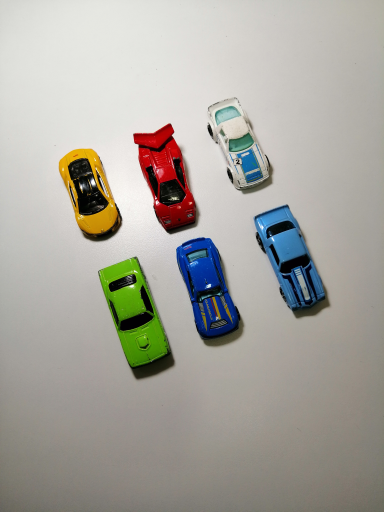
%> input picture IF69D_Slides_10_arquivos/hotwheels09m.png, 384 x 512 px
$ octave color_18.m   (GNU Octave 9; MATLAB toolbox functions it lacks are replaced by stand-ins)
%> lines starting %> are read from the running program, lines starting %| are printed output that depends on the picture; in (x1, y1, x2, y2) boxes, pixels count from 0 and x2, y2 are one past the last pixel; in counts of white or black regions, pixels touching at a corner belong together; the program's own positions count from 1
% color_18 [script]
% Segmentação por limiarização utilizando diferentes limiares para os canais de cores
% ao comparar a cor de referência com as cores de todos os pixels da imagem.
% Faz com dois color spaces: 1) HSV, 2) L*a*b*. O resultado com L*a*b* é melhor.

clc, clear, close all

rgb = imread('hotwheels09m.png');
%> rgb is the input picture: size 512x384x3 uint8; mean R, G, B 168.1, 165.6, 158.3
figure, imshow(rgb), title('Imagem de entrada')

% Color space 1) HSV, vamos usar apenas a cromaticidade (V é o componente acromático)
hsv = rgb2hsv(rgb);
%> hsv: size 512x384x3 double; mean H, S, V 0.159, 0.134, 0.68
h = hsv(:,:,1); s = hsv(:,:,2);
%> after `h = hsv(:,:,1)`:
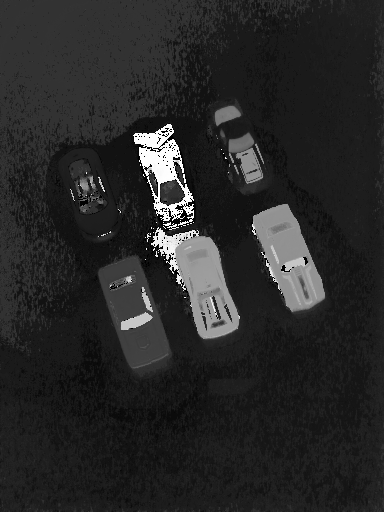
%> h: size 512x384 double; min 0, max 0.999, mean 0.159
%> after `s = hsv(:,:,2)`:
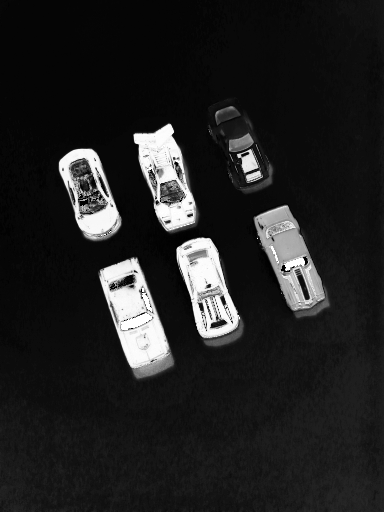
%> s: size 512x384 double; min 0, max 1, mean 0.134
% % É possível inspecionar os valores de H e S da região do color_17.m
% hsv_crop = hsv(155:169,155:169,:);
% h_crop = hsv_crop(:,:,1);
% s_crop = hsv_crop(:,:,2);
% Limiares para H e S
hL = (h > 0.96) | (h < 0.04); % Hue do vermelho
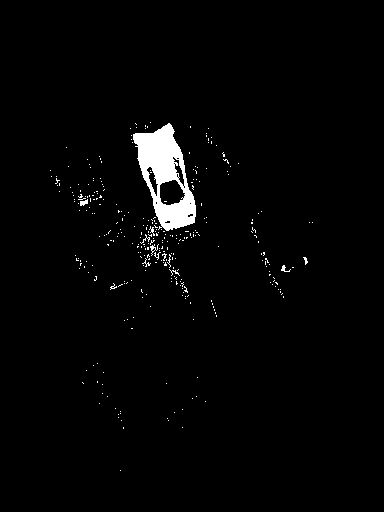
%> hL: size 512x384 logical; 2.1% white; 315 white regions (306 under 20 px), largest, box (x1, y1, x2, y2) and area: (133, 123, 196, 231) 3320, (80, 199, 88, 206) 36, (150, 244, 159, 256) 35
sL = (s > 0.7);               % Saturação alta
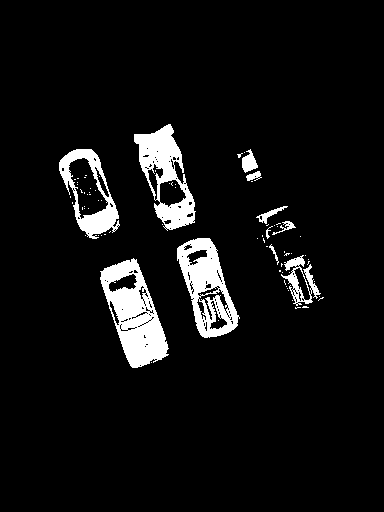
%> sL: size 512x384 logical; 6.7% white; 78 white regions (67 under 20 px), largest, box (x1, y1, x2, y2) and area: (100, 258, 169, 368) 3874, (177, 238, 240, 338) 3023, (134, 124, 196, 231) 2827
Rhs = hL & sL;
%> Rhs: size 512x384 logical; 1.4% white; 12 white regions (11 under 20 px), largest, box (x1, y1, x2, y2) and area: (134, 124, 196, 231) 2792
% Mostra em uma tiledlayout
figure, t = tiledlayout(1,3); t.TileSpacing = 'tight';
nexttile, imshow(hL), title('i1: Limiarização de H')
nexttile, imshow(sL), title('i2: Limiarização de S')
nexttile, imshow(Rhs); title('Segmentação (i1 & i2)')

% Color space 2) L*a*b*, vamos usar apenas a cromaticidade (L* é o componente acromático)
lab = rgb2lab(rgb);
%> lab: size 512x384x3 double; mean of channels 1, 2, 3 67.8, 0.3, 4.2
a = lab(:,:,2); b = lab(:,:,3);
%> after `a = lab(:,:,2)`:
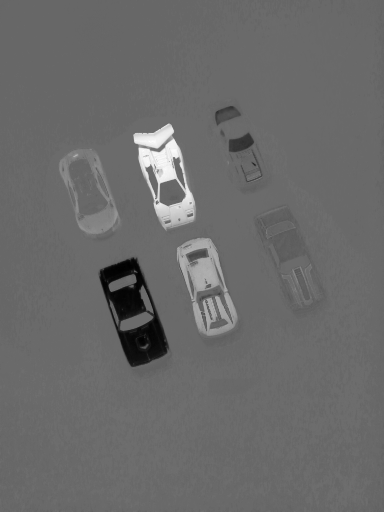
%> a: size 512x384 double; min -49.5, max 69.75, mean 0.3; drawn with min black and max white
%> after `b = lab(:,:,3)`:
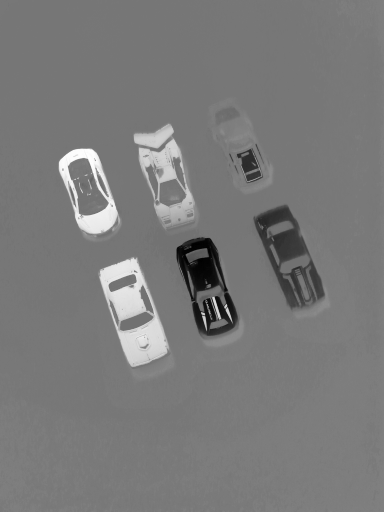
%> b: size 512x384 double; min -64.1, max 78.29, mean 4.2; drawn with min black and max white
% Limiares para a* e b*
aL = (a > 24) & (a < 104); % média interquartil do a* em color_17.m = 64
%> aL: size 512x384 logical; 2.3% white; 20 white regions (13 under 20 px), largest, box (x1, y1, x2, y2) and area: (133, 124, 195, 229) 2784, (177, 239, 224, 299) 1180, (193, 302, 203, 327) 126
bL = (b > 8) & (b < 88);   % média interquartil do b* em color_17.m = 48
%> bL: size 512x384 logical; 5.7% white; 62 white regions (47 under 20 px), largest, box (x1, y1, x2, y2) and area: (98, 257, 174, 380) 4229, (133, 123, 199, 230) 3053, (58, 148, 122, 241) 2306
Rab = aL & bL;
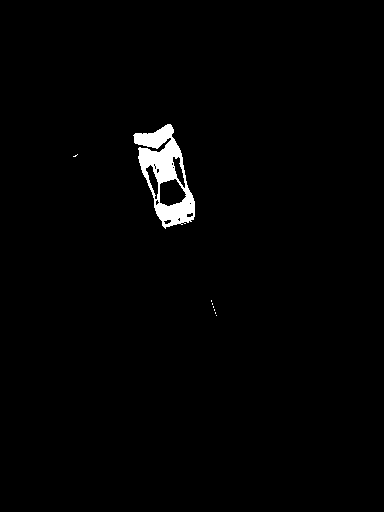
%> Rab: size 512x384 logical; 1.4% white; 8 white regions (7 under 20 px), largest, box (x1, y1, x2, y2) and area: (133, 124, 195, 229) 2773
% Mostra em uma tiledlayout
figure, t = tiledlayout(1,3); t.TileSpacing = 'tight';
nexttile, imshow(aL), title('i1: Limiarização de a*')
nexttile, imshow(bL), title('i2: Limiarização de b*')
nexttile, imshow(Rab); title('Segmentação (i1 & i2)')
